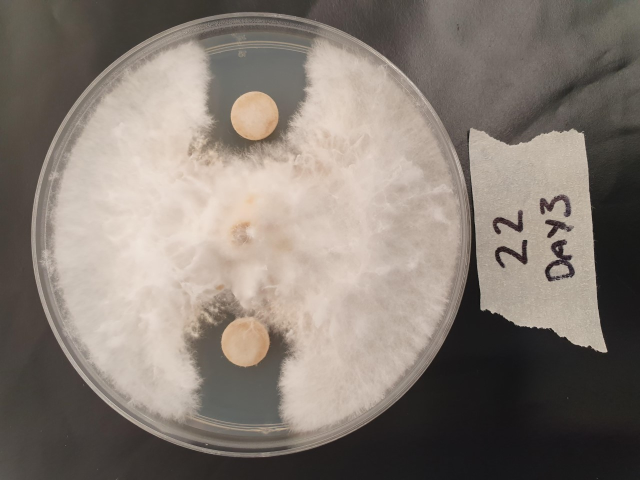
#> input picture test.jpg, 1280 x 960 px (shown at 1/2 size)
$ python -i plates.py   (imports and definitions only)
#> lines starting #> are read from the running program, lines starting #| are printed output that depends on the picture; after the words box and inside, x2 and y2 are one past the last pixel; in counts of white or black regions, pixels touching at a corner belong together
"""Reads a plate image to assess the area of fungal growth."""

import os
import cv2 as cv
from PIL import Image
from matplotlib import pyplot as plt

# Parameters:
THRESH_LOWER = 200
THRESH_UPPER = 255
INPUT_DIRNAME = 'images'
OUTPUT_DIRNAME = 'output'
OUTPUT_EXTENSION = '.contour.jpg'


def main():
    """Process all jpg files in this directory."""
    assert_dirs()
    areas = {}
    images = [
        os.path.join(INPUT_DIRNAME, x)
        for x in os.listdir(INPUT_DIRNAME) if x.endswith('.jpg')
    ]

    if not images:
        print(
            f'Put some .jpg images in the "{INPUT_DIRNAME}" folder',
            'to analyse'
        )
        return

    for image in images:
        print(f"Processing image {image}...")
        areas[image] = read_plate_area(image)

    with open('areas.csv', 'w') as f:
        f.write('Image,Area (px)\n')
        f.write('\n'.join([
            ','.join([k.split('/')[-1], str(v)]) for k, v in areas.items()
        ]) + '\n')


def read_plate_area(filename):
    """Read the area of fungal growth on plate.

    Show annotated image of plate with fungal contour outlined.
    """
#> called with filename = 'test.jpg'
    img = cv.imread(filename)
#> img is the input picture: shape (960, 1280, 3); mean B, G, R 115.6, 123.9, 133.6

    img_th = threshold(
        img,
        blur_factor=15,
        lower=160,
    )
#> in threshold, `img_grey = cv.cvtColor(img, cv.COLOR_BGR2GRAY)`:
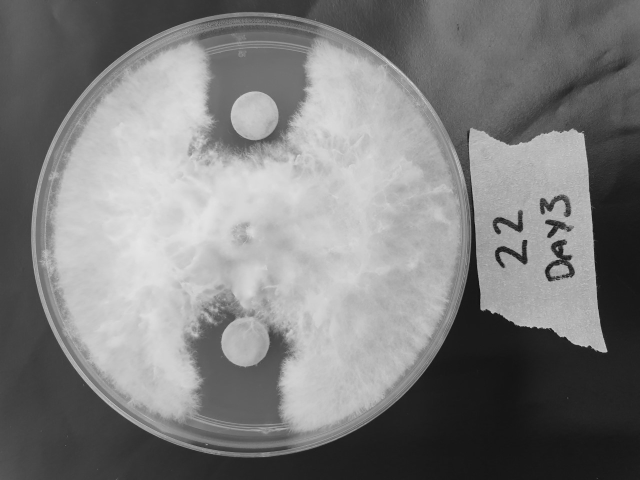
#> img_grey: shape (960, 1280) (shown at 1/2 size); min 3, max 245, mean 125.8
#> in threshold, `ret, img_threshold = cv.threshold( img_blur, threshold_lower, upper or..`:
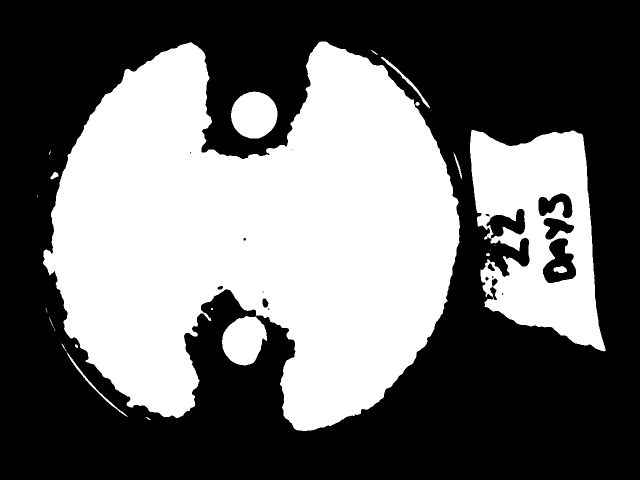
#> img_threshold: shape (960, 1280) (shown at 1/2 size); 42% white; 25 white regions (9 under 20 px)
#> in threshold, `ret, img_threshold = cv.threshold( img_blur, threshold_lower, upper or..`: ret = 160

    contours, hierarchy = cv.findContours(
        img_th,
        cv.RETR_TREE,
        cv.CHAIN_APPROX_SIMPLE,
    )
#> contours = 44 contours, 19 with area under 20; largest, box (x1, y1, x2, y2) and area: (86, 83, 920, 862) 427362, (940, 260, 1211, 703) 81400, (462, 183, 555, 277) 6678, (444, 632, 534, 731) 6316, (1085, 475, 1153, 567) 3974

    areas = [cv.contourArea(c) for c in contours]
#> areas = 44 values, max 427362 at index 35, min 0 at index 4, mean 12150.4
    max_area = max(areas)
#> max_area = 427362
    biggest = areas.index(max_area)
#> biggest = 35

    contour_img_array = cv.drawContours(
        img,
        contours,
        biggest,        # Draw biggest only
        (0, 255, 0),    # Annotation colour BGR
        3               # Line thickness
    )
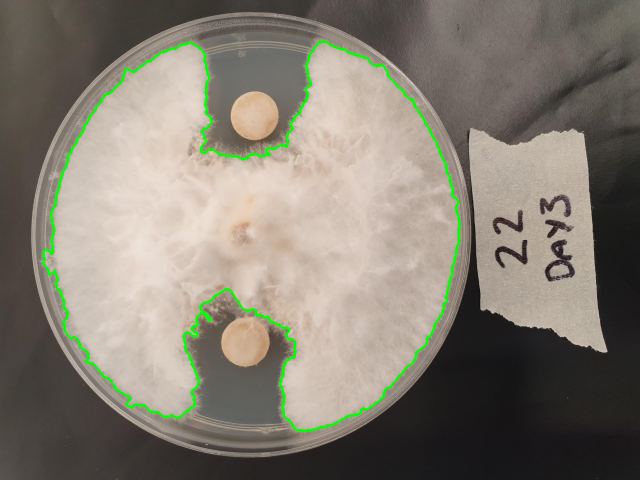
#> contour_img_array: shape (960, 1280, 3) (shown at 1/2 size); mean B, G, R 113.6, 125.2, 131.1

    contour_img_array = cv.drawContours(
        img,
        contours,
        biggest,        # Draw biggest only
        (0, 255, 0),    # Annotation colour BGR
        3               # Line thickness
    )

    img = Image.fromarray(contour_img_array, 'RGB')
    fig = plt.figure()
    s = fig.add_subplot(111)
    s.imshow(img)
    s.text(850, 900, f"Area: {round(max_area)} px",
           color="white", fontsize=8)
    plt.axis('off')

    fname = os.path.join(
        filename.replace(INPUT_DIRNAME, OUTPUT_DIRNAME)
        .replace('.jpg', OUTPUT_EXTENSION),
    )
    print(f"Saving contour image {fname}...")
    plt.savefig(fname, dpi=300)

    return max_area


def threshold(img, blur_factor=None, lower=None, upper=None):
    """Apply threshold to find edges of spots.

    Two parameters affect thresholding of spot outlines. Default values
    are defined in settings.py:

    blur_factor must be an odd number (for some reason?). This smooths the
    spot outlines.

    lower and upper should be from 0-256 and determines the RGB levels on
    which the edge of a spot will be drawn.
    """
    blur_factor = blur_factor or 0
    img_grey = cv.cvtColor(img, cv.COLOR_BGR2GRAY)
    img_blur = cv.GaussianBlur(
        img_grey,
        (blur_factor, blur_factor),
        0
    )   # Scale by SF

    # Calibrate thresholding according to k distribution
    threshold_lower = lower or THRESH_LOWER

    ret, img_threshold = cv.threshold(
        img_blur,
        threshold_lower,
        upper or THRESH_UPPER,
        0
    )   # Scale by median K?
    return img_threshold


def assert_dirs():
    """Assert that output dir exists."""
    if not os.path.exists(INPUT_DIRNAME):
        os.mkdir(INPUT_DIRNAME)
    if not os.path.exists(OUTPUT_DIRNAME):
        os.mkdir(OUTPUT_DIRNAME)


# [6 lines not run here, left out]

>>> result = read_plate_area('test.jpg')
#> result = 427362
